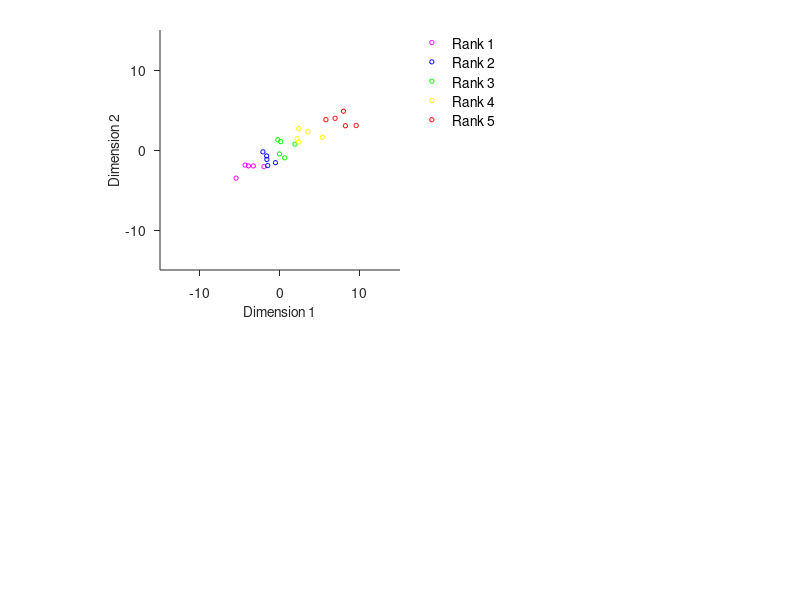

Recreate this plot in MATLAB. (Note: this script raises an error after producing the figure.)
clear all
addpath(genpath('./'))
FontSize=10;

%set the situation of the classification problem in the demo.
numClass=5;
numSampleForEachClass=5;
centerForEachClass=[-2 -1 0 1 4];
numFeatureDims=100;

%make data for validation
feature=[];
label=[];
for index_class=1:numClass
    temporal_feature=zeros(numSampleForEachClass,numFeatureDims);
    temporal_feature(:,1)=centerForEachClass(index_class).*2;
    temporal_feature(:,2)=centerForEachClass(index_class).*(+1);
    feature=[feature;temporal_feature];
    label=[label;ones(numSampleForEachClass,1).*index_class];
end
feature4training=feature+randn(size(feature)).*1;
feature4test=feature+randn(size(feature)).*1;

%make the scatter plot in the feature space
%the first and second dimension have information for classifcation, other
%dimensions are irrelevant.
%Classifiers must ignore irrelevant dimensions for godd classifications
figure
%subplot(2,2,1)
subplot('Position',[0.15 0.55 0.4 0.4])
hold on
for index_class=1:numClass
    switch index_class
        case 1
            str4color='m';
        case 2
            str4color='b';
        case 3
            str4color='g';
        case 4
            str4color='y';
        case 5
            str4color='r';
    end
    handle4legend(index_class)=scatter(feature4training(label==index_class,1),feature4training(label==index_class,2),10,str4color); 
end
hold off
handle4legend=legend(handle4legend,{'Rank 1','Rank 2','Rank 3','Rank 4','Rank 5'});
set(handle4legend,'Box','off','FontSize',FontSize,'Location','NorthEastOutside')
set(gca,'Box','off','TickDir','out','TickLength',[0.02 0.02])
xlim([-15 15])
ylim([-15 15])
xlabel('Dimension 1','FontSize',FontSize)
ylabel('Dimension 2','FontSize',FontSize)
set(gca,'XTick',[-100:10:100],'FontSize',FontSize)
set(gca,'YTick',[-100:10:100],'FontSize',FontSize)
axis square


%Training of sparse ordianl logistic regression
model=SOLRtrain(feature4training,label);
%Prediction for test data
[predictedLabel_solr P]=SOLRpredict(feature4test,model);
score4SOLR=(sum(predictedLabel_solr==label)./length(predictedLabel_solr)).*100;

%plot the weights obtained
subplot(2,2,3)
weight=zeros(1,size(feature,2));
weight(model.effectiveDim)=model.beta;
bar(weight)
xlabel('Feature dimensions','FontSize',FontSize)
ylabel('Weight value','FontSize',FontSize)
set(gca,'XTick',[1 20:20:numFeatureDims],'FontSize',FontSize)
set(gca,'YTick',[0:1:10],'FontSize',FontSize)
xlim([0 numFeatureDims+1])
ylim([0 max(model.beta)+0.1])
set(gca,'Box','off','TickDir','out','TickLength',[0.02 0.02])

%classification with SLR (with a code implemented by Okito Yamashita)
[ww, ix_eff_all, errTable_tr, errTable_te, parm, AXall, Ptr, Pte] =...
    muclsfy_smlr(feature4training, label, feature4test, label);
score4SLR=100.*(sum(diag(errTable_te))./length(label));

%classification with SLiR and thresholding (with a code implemented by MasaAki Sato)
param4SLiR.Ntrain = 2000; 
param4SLiR.Nskip  = 2000; 
param4SLiR.data_norm =0;
model=[];
model = linear_map_sparse_cov(feature4training', label', model, param4SLiR);
predictedLabel_slir=predict_output(feature4test', model, param4SLiR)';
predictedLabel_slir=round(predictedLabel_slir);
predictedLabel_slir(predictedLabel_slir<1)=1;
predictedLabel_slir(predictedLabel_slir>numClass)=numClass;
score4SLiR=(sum(predictedLabel_slir==label)./length(predictedLabel_slir)).*100;

%compare the accuracy between SOLR, SLR, and SLiR.
subplot(2,2,4)
bar([score4SOLR score4SLR score4SLiR])
ylabel('% correct','FontSize',FontSize)
set(gca,'XTick',[1 2 3],'XTickLabel',{'SOLR','SMLR','SLiR'},'FontSize',FontSize)
set(gca,'YTick',[0:25:100],'FontSize',FontSize)
xlim([0 4])
ylim([0 100])
set(gca,'Box','off','TickDir','out','TickLength',[0.02 0.02])

saveas(gcf,'figDemoComp_SOLRvsSMLRvsSLiR_20171227.png','png')
